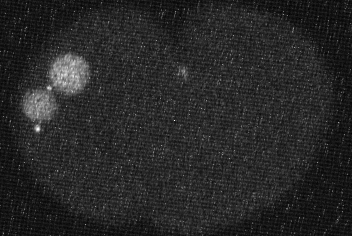
#> input picture cell_10000.png, 352 x 236 px
$ jupyter execute --allow-errors Playground.ipynb   (shell and % lines are left out)
#> lines starting #> are read from the running program, lines starting #| are printed output that depends on the picture
[cell 1]
import numpy as np
import matplotlib.pyplot as plt
import matplotlib.image as mpimg

[cell 2]
img = mpimg.imread('cell_10000.png')
#> img is the input picture: shape (236, 352) float32; min 0, max 1, mean 0.154

[cell 3]
img

[cell 4]
im_out = plt.imshow(img)

[cell 5]
from PIL import Image, ImageTk
import os

[cell 6]
path = os.getcwd() + '/cell_10000.png'

[cell 7]
path

[cell 8]
im = Image.open(path)
w, h = im.size
#> w = 352; h = 236
img = im.load()
pixels = []
for x in range(w):
    for y in range(h):
        pixels.append(img[x,y])
#> after the loop, pixels = 83072 items

[cell 9]
pix = np.array(im)
#> (the rest of this cell did not finish here and is left out)

[cell 10]
pix = np.array(im)

[cell 11]
pix[0]
#> Out = 352 values, max 77 at index 233, min 7 at index 186, mean 23.19

[cell 12]
pix

[cell 13]
i = Image.fromarray(pix)

[cell 14]
i

[cell 15]
f = np.fft.fft(pix)

[cell 16]
av_f = 2*np.mean(abs(f))
#> av_f = 547.8

[cell 17]
f[abs(f) < av_f] = 0

[cell 18]
i_f = np.fft.ifft(f)

[cell 19]
i_f = i_f.real
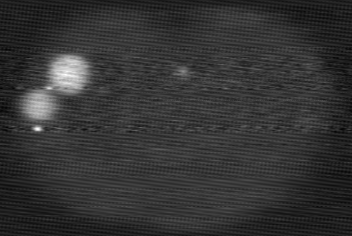
#> i_f: shape (236, 352) float64; min -1.08, max 196.8, mean 39.3; drawn with min black and max white

[cell 20]
plt.imshow(i_f.astype(np.uint8))
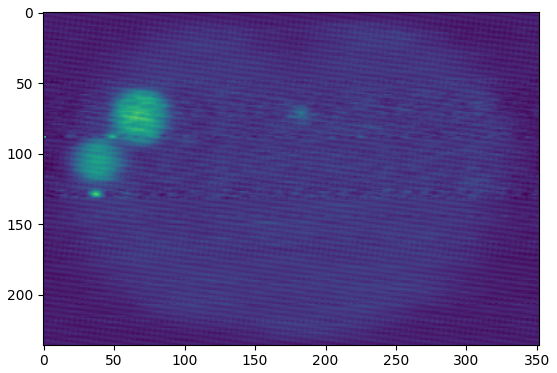
#> figure drawn by matplotlib, 1 panel

[cell 21]
Image.fromarray(i_f.astype(np.uint8))
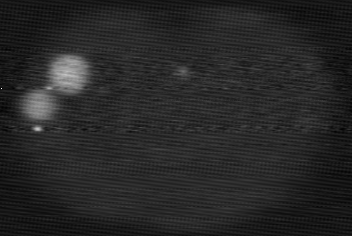
#> Out: PIL image 352x236 L; min 2, max 255, mean 38.9

[cell 22]
pix[0,:].mean()
#> Out = 23.19

[cell 23]
avg=pix.mean(axis=1)
#> avg = 236 values, max 54.59 at index 73, min 23.19 at index 0, mean 39.35

[cell 24]
r = (pix.T-avg).T
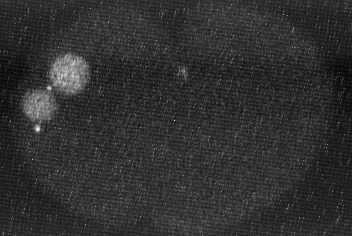
#> r: shape (236, 352) float64; min -50.3, max 211.3, mean 0; drawn with min black and max white

[cell 25]
c = np.cov(r)
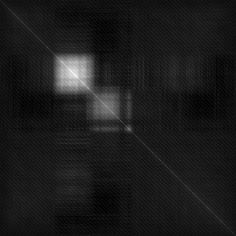
#> c: shape (236, 236) float64; min -112.3, max 1493.6, mean 62.9; drawn with min black and max white

[cell 26]
val, vec = np.linalg.eig(c)
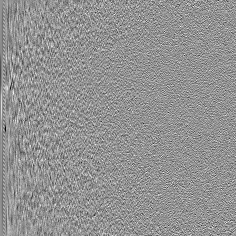
#> vec: shape (236, 236) float64; min -0.389, max 0.286, mean -0.000196; drawn with min black and max white
#> val = 236 values, max 33127.4 at index 0, min 2.22 at index 141, mean 407.1

[cell 27]
vec

[cell 28]
srtd = np.sort(vec, axis =0)
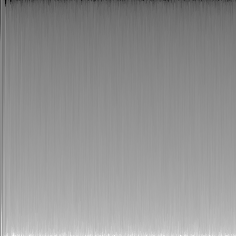
#> srtd: shape (236, 236) float64; min -0.389, max 0.286, mean -0.000196; drawn with min black and max white

[cell 29]
test = [2, 3, 42, 34]

[cell 30]
np.sort(test, axis = 0)

[cell 31]
half = len(srtd)/2
#> half = 118

[cell 32]
from scipy import ndimage

[cell 33]
gauss = ndimage.gaussian_filter(i_f.astype(np.uint8), 2)

[cell 34]
Image.fromarray(gauss)

[cell 35]
gauss[gauss<70]=0
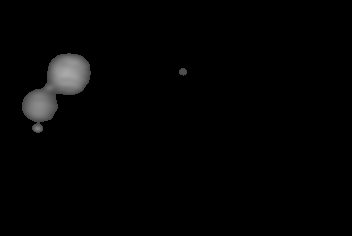
#> gauss: shape (236, 352); min 0, max 171, mean 3.6
